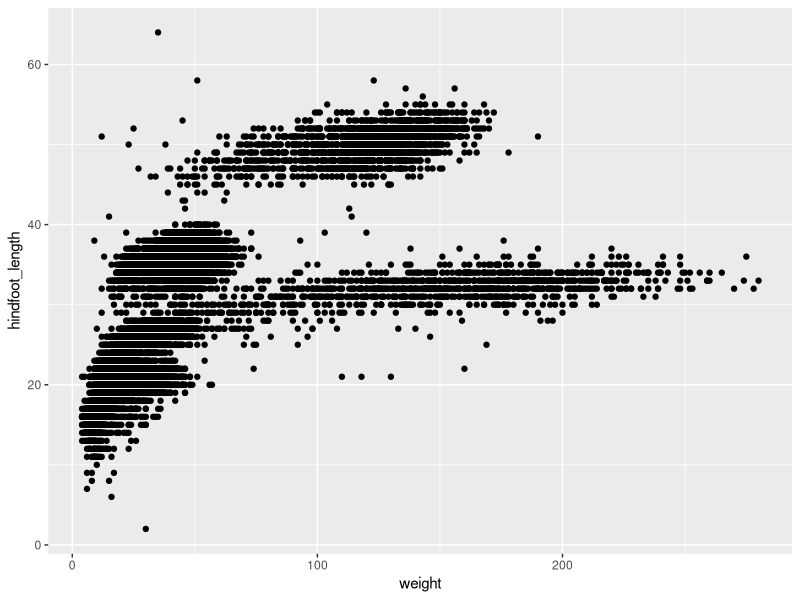
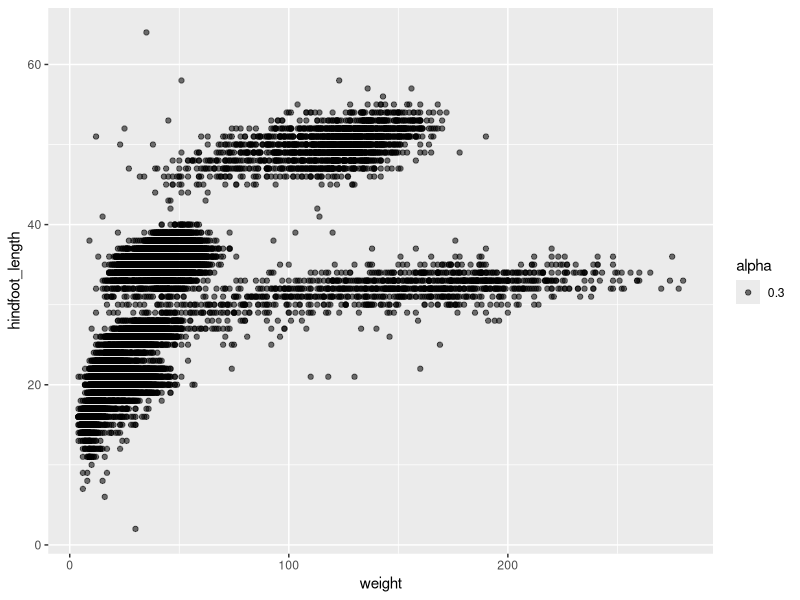
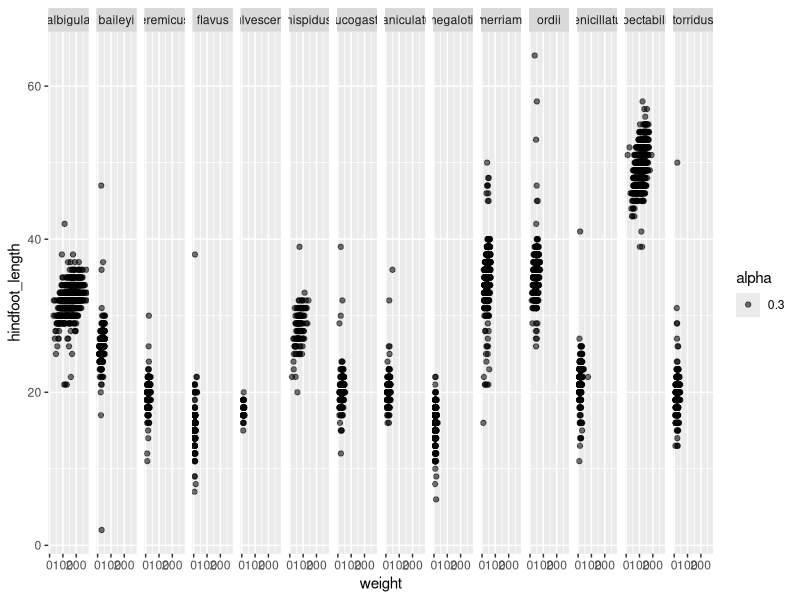
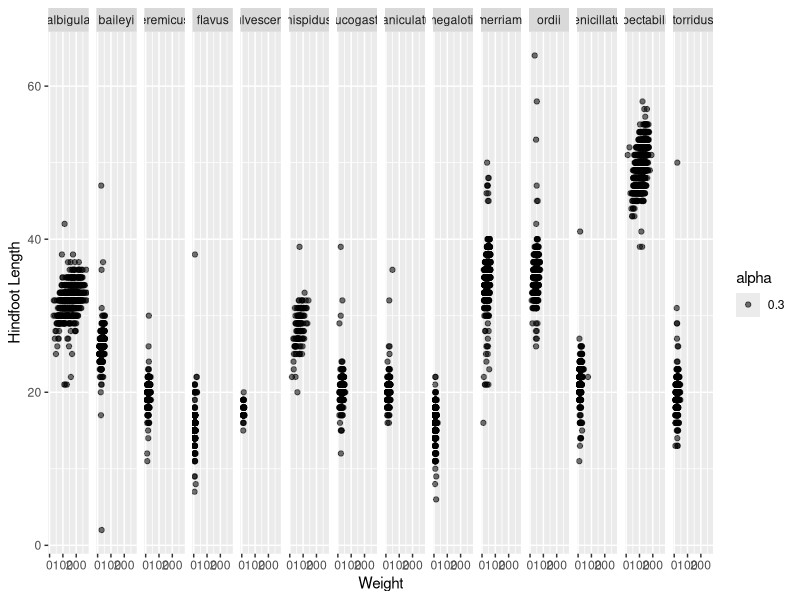
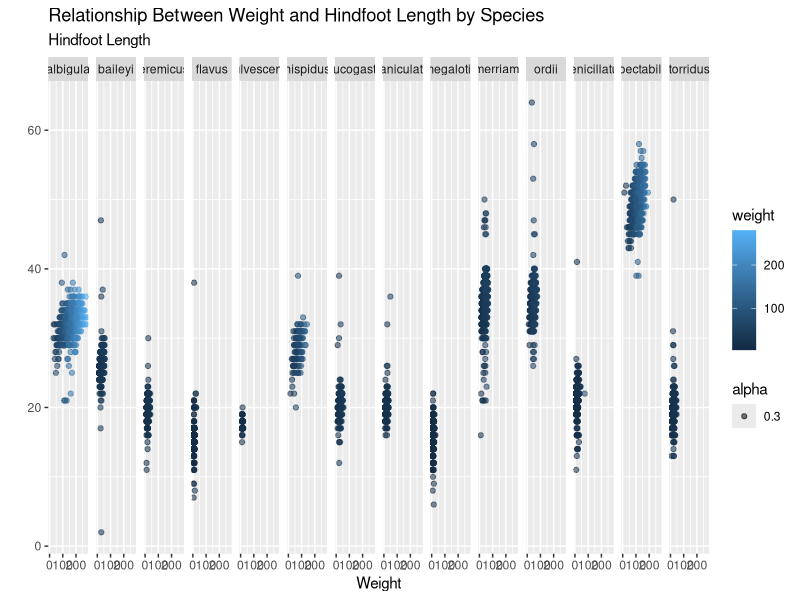
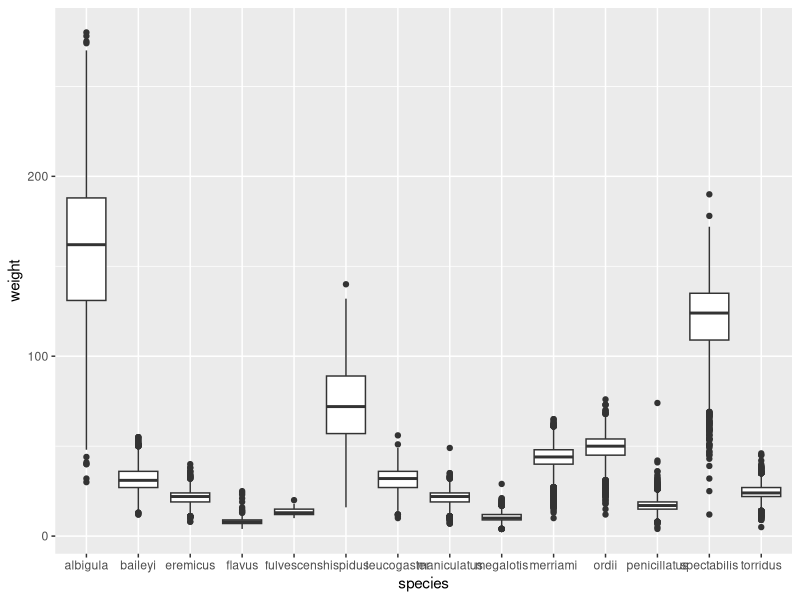
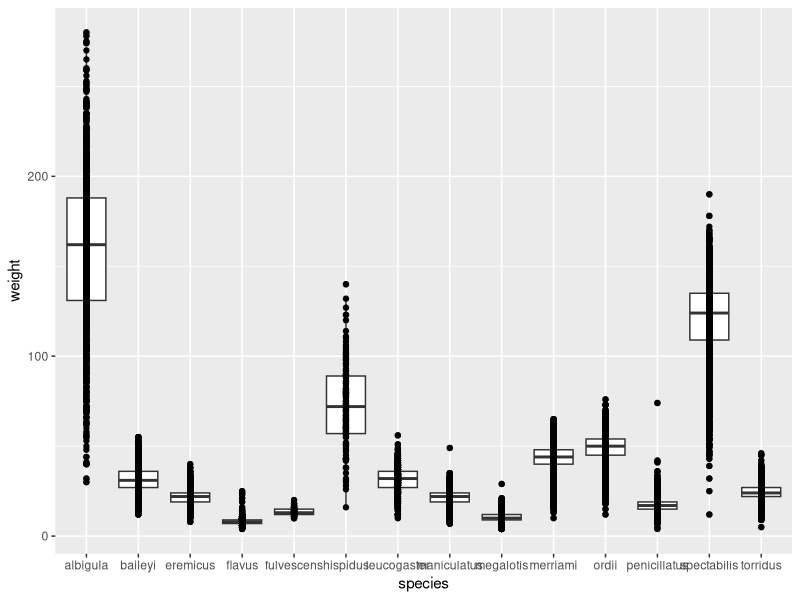
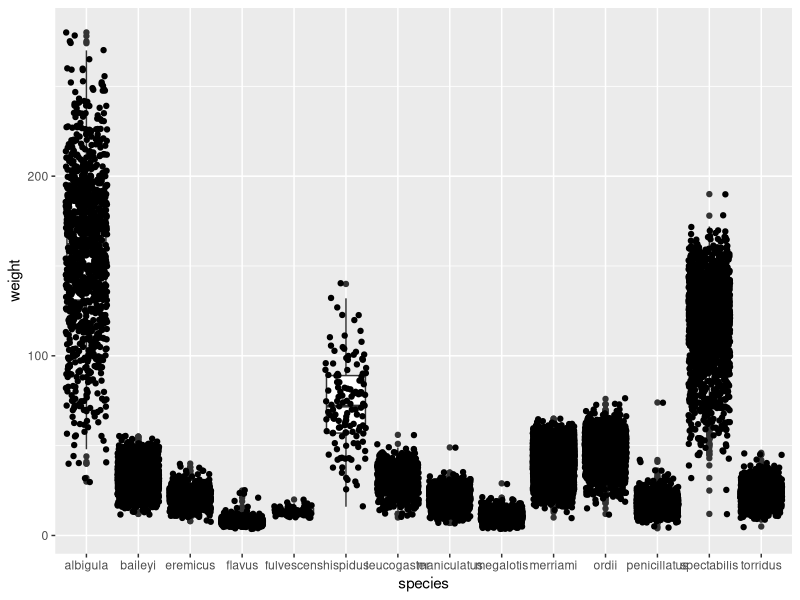

Here is the R script that generated these plots, in order:
## ---- chunk 1
#| label: setup
library(tidyverse) #Loaded in tidyverse to begin analysis
## ---- chunk 2
#| label: load-data

surveys <- read_csv("data-raw/surveys.csv") #Load data into R and assign object
glimpse(surveys) #Get an overview of data
## ---- chunk 3
#| label: scatterplot
ggplot(data = surveys,
       mapping = aes(x = weight,
                     y = hindfoot_length)) +
  geom_point()
## ---- chunk 4
#| label: add transparency to scatterplot
ggplot(data = surveys,
       mapping = aes(x = weight,
                     y = hindfoot_length,
                     alpha = 0.3)) +
  geom_point() #'alpha' makes points on scatterplot transparent and in theory easier to read.
## ---- chunk 5
#| label: facet scatterplot by species
ggplot(data = surveys,
       mapping = aes(x = weight,
                     y = hindfoot_length,
                     alpha = 0.3)) +
  geom_point() +
  facet_grid(~species)
## ---- chunk 6
#| label: add axis labels to scatterplot
ggplot(data = surveys,
       mapping = aes(x = weight,
                     y = hindfoot_length,
                     alpha = 0.3)) +
  geom_point() +
  facet_grid(~species) +
  labs(x = 'Weight',
       y = 'Hindfoot Length')
## ---- chunk 7
#| label: move y axis to subtitle
ggplot(data = surveys,
       mapping = aes(x = weight,
                     y = hindfoot_length,
                     alpha = 0.3,
                     color = weight)) +
  geom_point() +
  facet_grid(~species) +
  labs(x = 'Weight',
       y = '',
       title = 'Relationship Between Weight and Hindfoot Length by Species',
       subtitle = 'Hindfoot Length')
## ---- chunk 8
#| label: boxplot
ggplot(data = surveys,
       mapping = aes(y= weight, x = species)) +
  geom_boxplot()

## ---- chunk 9
#| label: boxplot with individual points
ggplot(data = surveys,
       mapping = aes(y = weight, x = species)) +
  geom_boxplot() +
  geom_point()
## ---- chunk 10
#| label: boxplot with points
ggplot(data = surveys,
       mapping = aes(y = weight, x = species)) +
  geom_boxplot() +
  geom_jitter()
## ---- chunk 11
#| label: boxplot with better points
ggplot(data = surveys,
       mapping = aes(y = weight, 
                     x = species)) +
  geom_boxplot() +
  geom_jitter(mapping = aes(color= weight),
              alpha = 0.3,
              color = 'cadetblue')
## ---- chunk 12
#| label: boxplot with better points AND more visible
ggplot(data = surveys,
       mapping = aes(y = weight, 
                     x = species)) +
  geom_boxplot(outliers = FALSE) +
  geom_jitter(mapping = aes(color= weight),
              alpha = 0.3,
              color = 'cadetblue')
## ---- chunk 13
#| label: boxplot added labels
ggplot(data = surveys,
       mapping = aes(y = weight, 
                     x = species)) +
  geom_boxplot(outliers = FALSE) +
  geom_jitter(mapping = aes(color= weight),
              alpha = 0.3,
              color = 'cadetblue') +
  labs(x = 'Species',
       y = 'Weight Distribution') +
  theme(axis.text.x = element_text(angle = 45)) #used https://www.sthda.com/english/wiki/ggplot2-axis-ticks-a-guide-to-customize-tick-marks-and-labels as a resource to roate text :)
## ---- chunk 14
#| label: rotated-boxplot
ggplot(data = surveys,
       mapping = aes(x = weight, 
                     y = species)) +
  geom_boxplot(outliers = FALSE) +
  geom_jitter(mapping = aes(color= weight),
              alpha = 0.3,
              color = 'cadetblue') +
  labs(x = 'Species',
       y = 'Weight Distribution')
